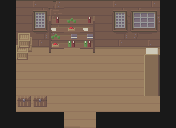

Below is a game level as drawn by its tile map, then a one-line description and the .tmx file that defines it, in full:
An orthogonal 11x8 tile map with 16x16 px tiles, 7 tile layers (base, wall n floor, Tile Layer 3, Tile Layer 4, ...), 1 hidden layer not drawn, 2 tilesets.

<map version="1.10" tiledversion="1.11.2" orientation="orthogonal" renderorder="right-down" width="11" height="8" tilewidth="16" tileheight="16" infinite="0" nextlayerid="11" nextobjectid="1">
 <tileset firstgid="1" source="medieval tileset interior.tsx" />
 <tileset firstgid="401" source="Tile-set - Toen's Medieval Strategy (16x16) - v.1.0.tsx" />
 <layer id="1" name="base" width="11" height="8">
  <data encoding="csv">
1,1,1,1,1,1,1,1,1,1,1,
1,1,1,1,1,1,1,1,1,1,1,
1,1,1,1,1,1,1,1,1,1,1,
1,1,1,1,1,1,1,1,1,1,1,
1,1,1,1,1,1,1,1,1,1,1,
1,1,1,1,1,1,1,1,1,1,1,
1,1,1,1,1,1,1,1,1,1,1,
1,1,1,1,1,1,1,1,1,1,1
</data>
 </layer>
 <layer id="2" name="wall n floor" width="11" height="8">
  <data encoding="csv">
0,162,168,164,162,162,162,168,169,170,0,
0,182,188,184,182,182,182,188,189,190,0,
0,202,208,204,202,202,202,208,209,210,0,
0,242,242,242,242,222,222,222,222,222,0,
0,242,242,242,242,242,242,242,242,242,0,
0,242,242,242,242,242,242,242,242,242,0,
0,242,242,242,242,242,242,242,242,242,0,
0,0,0,0,262,242,0,0,0,0,0
</data>
 </layer>
 <group id="3" name="bed">
  <layer id="4" name="Tile Layer 3" width="11" height="8">
   <data encoding="csv">
0,0,0,0,0,0,0,0,0,0,0,
0,0,0,0,0,0,0,0,0,0,0,
0,0,0,0,0,0,0,0,0,0,0,
0,0,0,0,0,0,0,0,0,354,0,
0,0,0,0,0,0,0,0,0,230,0,
0,0,0,0,0,0,0,0,0,250,0,
0,0,0,0,0,0,0,0,0,0,0,
0,0,0,0,0,0,0,0,0,0,0
</data>
  </layer>
  <layer id="5" name="Tile Layer 4" width="11" height="8">
   <data encoding="csv">
0,0,0,0,0,0,0,0,0,0,0,
0,0,0,0,0,0,0,0,0,0,0,
0,0,0,0,0,0,0,0,0,0,0,
0,0,0,0,0,0,0,0,0,230,0,
0,0,0,0,0,0,0,0,0,250,0,
0,0,0,0,0,0,0,0,0,0,0,
0,0,0,0,0,0,0,0,0,0,0,
0,0,0,0,0,0,0,0,0,0,0
</data>
  </layer>
 </group>
 <group id="7" name="other furniture">
  <layer id="6" name="layer 1" width="11" height="8">
   <data encoding="csv">
0,0,0,0,0,0,0,0,0,0,0,
0,0,0,173,114,174,0,0,0,0,0,
0,0,0,193,114,194,0,0,0,0,0,
0,0,0,213,0,214,0,0,0,0,0,
0,0,0,0,0,0,0,0,0,0,0,
0,0,0,0,0,0,0,0,0,0,0,
0,0,0,0,0,0,0,0,0,0,0,
0,0,0,0,0,0,0,0,0,0,0
</data>
  </layer>
  <layer id="8" name="Tile Layer 6" width="11" height="8">
   <data encoding="csv">
0,0,0,0,0,0,0,0,0,0,0,
0,0,0,198,175,198,0,0,0,0,0,
0,0,0,175,217,217,0,0,0,0,0,
0,0,0,0,0,0,0,0,0,0,0,
0,0,0,0,0,0,0,0,0,0,0,
0,0,0,0,0,0,0,0,0,0,0,
0,0,0,0,0,0,0,0,0,0,0,
0,0,0,0,0,0,0,0,0,0,0
</data>
  </layer>
  <layer id="9" name="chest" width="11" height="8">
   <data encoding="csv">
0,0,0,0,0,0,0,0,0,0,0,
0,0,0,0,0,0,0,0,0,0,0,
0,356,0,0,0,0,0,0,0,0,0,
0,376,0,0,0,0,0,0,0,0,0,
0,0,0,0,0,0,0,0,0,0,0,
0,0,0,0,0,0,0,0,0,0,0,
0,257,257,0,0,0,0,0,0,0,0,
0,0,0,0,0,0,0,0,0,0,0
</data>
  </layer>
 </group>
 <layer id="10" name="Collision" width="11" height="8" visible="0" opacity="0">
  <data encoding="csv">
608,608,608,608,608,608,608,608,608,608,608,
608,608,608,608,608,608,608,608,608,608,608,
608,608,608,0,0,0,608,608,608,608,608,
608,0,0,0,0,0,0,0,0,0,608,
608,0,0,0,0,0,0,0,0,0,608,
608,0,0,0,0,0,0,0,0,0,608,
608,0,0,0,0,0,0,0,0,0,608,
608,608,608,608,0,0,608,608,608,608,608
</data>
 </layer>
</map>
